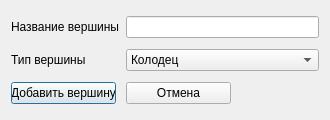
<?xml version="1.0" encoding="UTF-8"?>
<ui version="4.0">
 <class>ui_reate_ver</class>
 <widget class="QDialog" name="ui_reate_ver">
  <property name="geometry">
   <rect>
    <x>0</x>
    <y>0</y>
    <width>330</width>
    <height>120</height>
   </rect>
  </property>
  <property name="minimumSize">
   <size>
    <width>330</width>
    <height>120</height>
   </size>
  </property>
  <property name="maximumSize">
   <size>
    <width>330</width>
    <height>120</height>
   </size>
  </property>
  <property name="windowTitle">
   <string>point_window</string>
  </property>
  <layout class="QGridLayout" name="gridLayout">
   <item row="0" column="0">
    <widget class="QLabel" name="label">
     <property name="text">
      <string>Название вершины</string>
     </property>
    </widget>
   </item>
   <item row="0" column="1" colspan="2">
    <widget class="QLineEdit" name="edt_name_ver"/>
   </item>
   <item row="1" column="0">
    <widget class="QLabel" name="label_2">
     <property name="text">
      <string>Тип вершины</string>
     </property>
    </widget>
   </item>
   <item row="1" column="1" colspan="2">
    <widget class="QComboBox" name="cmb_type_ver">
     <item>
      <property name="text">
       <string>Колодец</string>
      </property>
     </item>
     <item>
      <property name="text">
       <string>Канализация</string>
      </property>
     </item>
     <item>
      <property name="text">
       <string>Источник</string>
      </property>
     </item>
     <item>
      <property name="text">
       <string>Потребитель</string>
      </property>
     </item>
     <item>
      <property name="text">
       <string>Развилка</string>
      </property>
     </item>
     <item>
      <property name="text">
       <string>Заглушка</string>
      </property>
     </item>
     <item>
      <property name="text">
       <string>Насосная станция</string>
      </property>
     </item>
    </widget>
   </item>
   <item row="2" column="0">
    <widget class="QPushButton" name="btn_create_ver">
     <property name="minimumSize">
      <size>
       <width>105</width>
       <height>0</height>
      </size>
     </property>
     <property name="maximumSize">
      <size>
       <width>105</width>
       <height>16777215</height>
      </size>
     </property>
     <property name="text">
      <string>Добавить вершину</string>
     </property>
    </widget>
   </item>
   <item row="2" column="1">
    <widget class="QPushButton" name="btn_close_form">
     <property name="minimumSize">
      <size>
       <width>105</width>
       <height>0</height>
      </size>
     </property>
     <property name="maximumSize">
      <size>
       <width>105</width>
       <height>16777215</height>
      </size>
     </property>
     <property name="sizeIncrement">
      <size>
       <width>0</width>
       <height>0</height>
      </size>
     </property>
     <property name="text">
      <string>Отмена</string>
     </property>
    </widget>
   </item>
   <item row="2" column="2">
    <spacer name="horizontalSpacer">
     <property name="orientation">
      <enum>Qt::Horizontal</enum>
     </property>
     <property name="sizeHint" stdset="0">
      <size>
       <width>87</width>
       <height>20</height>
      </size>
     </property>
    </spacer>
   </item>
  </layout>
 </widget>
 <resources/>
 <connections/>
</ui>
